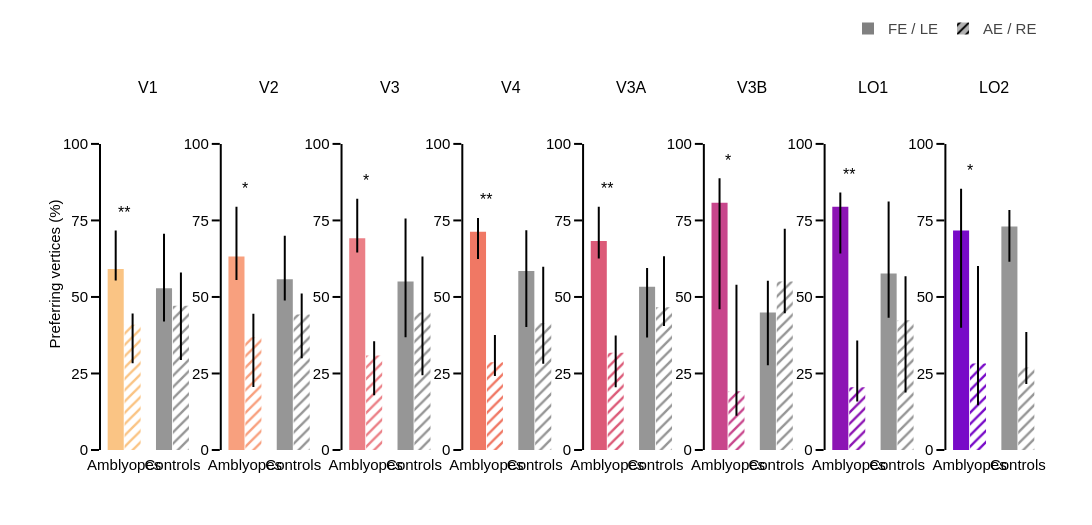

This figure's notebook cell:
### Code cell
bar_figure(df_subjects, ['pref_FE-LE', 'pref_AE-RE'], s_pref, 'Preferring vertices (%)', np.linspace(0, 100, 5), '{:.0f}',
           'od_q1-2_pref_percent', legends=['FE / LE', 'AE / RE'], patterns=['', '/'])

### Figure 1 — Plotly figure (JSON) as saved in the notebook; plotly's stock layout.template omitted (floating-point values rounded to 4 significant figures)
{"data": [{"error_y": {"array": [12.6, 17.76], "arrayminus": [3.71, 10.89], "color": "rgba(0, 0, 0, 1)", "thickness": 2, "type": "data", "visible": true, "width": 0}, "marker": {"color": ["rgb(250, 196, 132)", "rgb(150,150,150)"], "pattern": {"bgcolor": "rgba(0, 0, 0, 0)", "fgcolor": "rgba(0, 0, 0, 1)", "shape": "", "size": 8}}, "offsetgroup": "pref_FE-LE", "showlegend": false, "type": "bar", "x": ["Amblyopes", "Controls"], "xaxis": "x", "y": [59.1, 52.86], "yaxis": "y"}, {"error_y": {"array": [3.71, 10.89], "arrayminus": [12.6, 17.76], "color": "rgba(0, 0, 0, 1)", "thickness": 2, "type": "data", "visible": true, "width": 0}, "marker": {"color": ["rgb(250, 196, 132)", "rgb(150,150,150)"], "pattern": {"bgcolor": "rgba(0, 0, 0, 0)", "fgcolor": "rgba(0, 0, 0, 1)", "shape": "/", "size": 8}}, "offsetgroup": "pref_AE-RE", "showlegend": false, "type": "bar", "x": ["Amblyopes", "Controls"], "xaxis": "x", "y": [40.9, 47.14], "yaxis": "y"}, {"error_y": {"array": [16.24, 14.26], "arrayminus": [7.67, 6.908], "color": "rgba(0, 0, 0, 1)", "thickness": 2, "type": "data", "visible": true, "width": 0}, "marker": {"color": ["rgb(248, 160, 126)", "rgb(150,150,150)"], "pattern": {"bgcolor": "rgba(0, 0, 0, 0)", "fgcolor": "rgba(0, 0, 0, 1)", "shape": "", "size": 8}}, "offsetgroup": "pref_FE-LE", "showlegend": false, "type": "bar", "x": ["Amblyopes", "Controls"], "xaxis": "x2", "y": [63.19, 55.77], "yaxis": "y2"}, {"error_y": {"array": [7.67, 6.908], "arrayminus": [16.24, 14.26], "color": "rgba(0, 0, 0, 1)", "thickness": 2, "type": "data", "visible": true, "width": 0}, "marker": {"color": ["rgb(248, 160, 126)", "rgb(150,150,150)"], "pattern": {"bgcolor": "rgba(0, 0, 0, 0)", "fgcolor": "rgba(0, 0, 0, 1)", "shape": "/", "size": 8}}, "offsetgroup": "pref_AE-RE", "showlegend": false, "type": "bar", "x": ["Amblyopes", "Controls"], "xaxis": "x2", "y": [36.81, 44.23], "yaxis": "y2"}, {"error_y": {"array": [12.94, 20.53], "arrayminus": [4.671, 18.27], "color": "rgba(0, 0, 0, 1)", "thickness": 2, "type": "data", "visible": true, "width": 0}, "marker": {"color": ["rgb(235, 127, 134)", "rgb(150,150,150)"], "pattern": {"bgcolor": "rgba(0, 0, 0, 0)", "fgcolor": "rgba(0, 0, 0, 1)", "shape": "", "size": 8}}, "offsetgroup": "pref_FE-LE", "showlegend": false, "type": "bar", "x": ["Amblyopes", "Controls"], "xaxis": "x3", "y": [69.16, 55.08], "yaxis": "y3"}, {"error_y": {"array": [4.671, 18.27], "arrayminus": [12.94, 20.53], "color": "rgba(0, 0, 0, 1)", "thickness": 2, "type": "data", "visible": true, "width": 0}, "marker": {"color": ["rgb(235, 127, 134)", "rgb(150,150,150)"], "pattern": {"bgcolor": "rgba(0, 0, 0, 0)", "fgcolor": "rgba(0, 0, 0, 1)", "shape": "/", "size": 8}}, "offsetgroup": "pref_AE-RE", "showlegend": false, "type": "bar", "x": ["Amblyopes", "Controls"], "xaxis": "x3", "y": [30.84, 44.92], "yaxis": "y3"}, {"error_y": {"array": [4.48, 13.28], "arrayminus": [8.921, 18.34], "color": "rgba(0, 0, 0, 1)", "thickness": 2, "type": "data", "visible": true, "width": 0}, "marker": {"color": ["rgb(240, 120, 100)", "rgb(150,150,150)"], "pattern": {"bgcolor": "rgba(0, 0, 0, 0)", "fgcolor": "rgba(0, 0, 0, 1)", "shape": "", "size": 8}}, "offsetgroup": "pref_FE-LE", "showlegend": false, "type": "bar", "x": ["Amblyopes", "Controls"], "xaxis": "x4", "y": [71.34, 58.51], "yaxis": "y4"}, {"error_y": {"array": [8.921, 18.34], "arrayminus": [4.48, 13.28], "color": "rgba(0, 0, 0, 1)", "thickness": 2, "type": "data", "visible": true, "width": 0}, "marker": {"color": ["rgb(240, 120, 100)", "rgb(150,150,150)"], "pattern": {"bgcolor": "rgba(0, 0, 0, 0)", "fgcolor": "rgba(0, 0, 0, 1)", "shape": "/", "size": 8}}, "offsetgroup": "pref_AE-RE", "showlegend": false, "type": "bar", "x": ["Amblyopes", "Controls"], "xaxis": "x4", "y": [28.66, 41.49], "yaxis": "y4"}, {"error_y": {"array": [11.22, 6.161], "arrayminus": [5.705, 16.59], "color": "rgba(0, 0, 0, 1)", "thickness": 2, "type": "data", "visible": true, "width": 0}, "marker": {"color": ["rgb(220, 90, 120)", "rgb(150,150,150)"], "pattern": {"bgcolor": "rgba(0, 0, 0, 0)", "fgcolor": "rgba(0, 0, 0, 1)", "shape": "", "size": 8}}, "offsetgroup": "pref_FE-LE", "showlegend": false, "type": "bar", "x": ["Amblyopes", "Controls"], "xaxis": "x5", "y": [68.26, 53.33], "yaxis": "y5"}, {"error_y": {"array": [5.705, 16.59], "arrayminus": [11.22, 6.161], "color": "rgba(0, 0, 0, 1)", "thickness": 2, "type": "data", "visible": true, "width": 0}, "marker": {"color": ["rgb(220, 90, 120)", "rgb(150,150,150)"], "pattern": {"bgcolor": "rgba(0, 0, 0, 0)", "fgcolor": "rgba(0, 0, 0, 1)", "shape": "/", "size": 8}}, "offsetgroup": "pref_AE-RE", "showlegend": false, "type": "bar", "x": ["Amblyopes", "Controls"], "xaxis": "x5", "y": [31.74, 46.67], "yaxis": "y5"}, {"error_y": {"array": [8.012, 10.39], "arrayminus": [34.81, 17.21], "color": "rgba(0, 0, 0, 1)", "thickness": 2, "type": "data", "visible": true, "width": 0}, "marker": {"color": ["rgb(200, 70, 140)", "rgb(150,150,150)"], "pattern": {"bgcolor": "rgba(0, 0, 0, 0)", "fgcolor": "rgba(0, 0, 0, 1)", "shape": "", "size": 8}}, "offsetgroup": "pref_FE-LE", "showlegend": false, "type": "bar", "x": ["Amblyopes", "Controls"], "xaxis": "x6", "y": [80.79, 44.93], "yaxis": "y6"}, {"error_y": {"array": [34.81, 17.21], "arrayminus": [8.012, 10.39], "color": "rgba(0, 0, 0, 1)", "thickness": 2, "type": "data", "visible": true, "width": 0}, "marker": {"color": ["rgb(200, 70, 140)", "rgb(150,150,150)"], "pattern": {"bgcolor": "rgba(0, 0, 0, 0)", "fgcolor": "rgba(0, 0, 0, 1)", "shape": "/", "size": 8}}, "offsetgroup": "pref_AE-RE", "showlegend": false, "type": "bar", "x": ["Amblyopes", "Controls"], "xaxis": "x6", "y": [19.21, 55.07], "yaxis": "y6"}, {"error_y": {"array": [4.611, 23.57], "arrayminus": [15.29, 14.41], "color": "rgba(0, 0, 0, 1)", "thickness": 2, "type": "data", "visible": true, "width": 0}, "marker": {"color": ["rgb(140, 20, 180)", "rgb(150,150,150)"], "pattern": {"bgcolor": "rgba(0, 0, 0, 0)", "fgcolor": "rgba(0, 0, 0, 1)", "shape": "", "size": 8}}, "offsetgroup": "pref_FE-LE", "showlegend": false, "type": "bar", "x": ["Amblyopes", "Controls"], "xaxis": "x7", "y": [79.5, 57.64], "yaxis": "y7"}, {"error_y": {"array": [15.29, 14.41], "arrayminus": [4.611, 23.57], "color": "rgba(0, 0, 0, 1)", "thickness": 2, "type": "data", "visible": true, "width": 0}, "marker": {"color": ["rgb(140, 20, 180)", "rgb(150,150,150)"], "pattern": {"bgcolor": "rgba(0, 0, 0, 0)", "fgcolor": "rgba(0, 0, 0, 1)", "shape": "/", "size": 8}}, "offsetgroup": "pref_AE-RE", "showlegend": false, "type": "bar", "x": ["Amblyopes", "Controls"], "xaxis": "x7", "y": [20.5, 42.36], "yaxis": "y7"}, {"error_y": {"array": [13.61, 5.418], "arrayminus": [31.83, 11.55], "color": "rgba(0, 0, 0, 1)", "thickness": 2, "type": "data", "visible": true, "width": 0}, "marker": {"color": ["rgb(120, 10, 200)", "rgb(150,150,150)"], "pattern": {"bgcolor": "rgba(0, 0, 0, 0)", "fgcolor": "rgba(0, 0, 0, 1)", "shape": "", "size": 8}}, "offsetgroup": "pref_FE-LE", "showlegend": false, "type": "bar", "x": ["Amblyopes", "Controls"], "xaxis": "x8", "y": [71.74, 73.03], "yaxis": "y8"}, {"error_y": {"array": [31.83, 11.55], "arrayminus": [13.61, 5.418], "color": "rgba(0, 0, 0, 1)", "thickness": 2, "type": "data", "visible": true, "width": 0}, "marker": {"color": ["rgb(120, 10, 200)", "rgb(150,150,150)"], "pattern": {"bgcolor": "rgba(0, 0, 0, 0)", "fgcolor": "rgba(0, 0, 0, 1)", "shape": "/", "size": 8}}, "offsetgroup": "pref_AE-RE", "showlegend": false, "type": "bar", "x": ["Amblyopes", "Controls"], "xaxis": "x8", "y": [28.26, 26.97], "yaxis": "y8"}, {"marker": {"color": "rgba(128,128,128,1)", "pattern": {"bgcolor": "rgba(0, 0, 0, 0.3)", "fgcolor": "rgba(0, 0, 0, 1)", "shape": "", "size": 8}}, "name": "FE / LE", "showlegend": true, "type": "bar", "x": [null], "xaxis": "x", "y": [null], "yaxis": "y"}, {"marker": {"color": "rgba(128,128,128,1)", "pattern": {"bgcolor": "rgba(0, 0, 0, 0.3)", "fgcolor": "rgba(0, 0, 0, 1)", "shape": "/", "size": 8}}, "name": "AE / RE", "showlegend": true, "type": "bar", "x": [null], "xaxis": "x", "y": [null], "yaxis": "y"}], "layout": {"annotations": [{"font": {"size": 16}, "showarrow": false, "text": "V1", "x": 0.05128, "xanchor": "center", "xref": "paper", "y": 1, "yanchor": "bottom", "yref": "paper"}, {"font": {"size": 16}, "showarrow": false, "text": "V2", "x": 0.1795, "xanchor": "center", "xref": "paper", "y": 1, "yanchor": "bottom", "yref": "paper"}, {"font": {"size": 16}, "showarrow": false, "text": "V3", "x": 0.3077, "xanchor": "center", "xref": "paper", "y": 1, "yanchor": "bottom", "yref": "paper"}, {"font": {"size": 16}, "showarrow": false, "text": "V4", "x": 0.4359, "xanchor": "center", "xref": "paper", "y": 1, "yanchor": "bottom", "yref": "paper"}, {"font": {"size": 16}, "showarrow": false, "text": "V3A", "x": 0.5641, "xanchor": "center", "xref": "paper", "y": 1, "yanchor": "bottom", "yref": "paper"}, {"font": {"size": 16}, "showarrow": false, "text": "V3B", "x": 0.6923, "xanchor": "center", "xref": "paper", "y": 1, "yanchor": "bottom", "yref": "paper"}, {"font": {"size": 16}, "showarrow": false, "text": "LO1", "x": 0.8205, "xanchor": "center", "xref": "paper", "y": 1, "yanchor": "bottom", "yref": "paper"}, {"font": {"size": 16}, "showarrow": false, "text": "LO2", "x": 0.9487, "xanchor": "center", "xref": "paper", "y": 1, "yanchor": "bottom", "yref": "paper"}, {"font": {"color": "black", "size": 16}, "showarrow": false, "text": "**", "x": 0, "xref": "x", "y": 74.19, "yanchor": "bottom", "yref": "y"}, {"font": {"color": "black", "size": 16}, "showarrow": false, "text": "", "x": 1, "xref": "x", "y": 73.12, "yanchor": "bottom", "yref": "y"}, {"font": {"color": "black", "size": 16}, "showarrow": false, "text": "*", "x": 0, "xref": "x2", "y": 81.93, "yanchor": "bottom", "yref": "y2"}, {"font": {"color": "black", "size": 16}, "showarrow": false, "text": "", "x": 1, "xref": "x2", "y": 72.53, "yanchor": "bottom", "yref": "y2"}, {"font": {"color": "black", "size": 16}, "showarrow": false, "text": "*", "x": 0, "xref": "x3", "y": 84.59, "yanchor": "bottom", "yref": "y3"}, {"font": {"color": "black", "size": 16}, "showarrow": false, "text": "", "x": 1, "xref": "x3", "y": 78.11, "yanchor": "bottom", "yref": "y3"}, {"font": {"color": "black", "size": 16}, "showarrow": false, "text": "**", "x": 0, "xref": "x4", "y": 78.31, "yanchor": "bottom", "yref": "y4"}, {"font": {"color": "black", "size": 16}, "showarrow": false, "text": "", "x": 1, "xref": "x4", "y": 74.29, "yanchor": "bottom", "yref": "y4"}, {"font": {"color": "black", "size": 16}, "showarrow": false, "text": "**", "x": 0, "xref": "x5", "y": 81.98, "yanchor": "bottom", "yref": "y5"}, {"font": {"color": "black", "size": 16}, "showarrow": false, "text": "", "x": 1, "xref": "x5", "y": 65.76, "yanchor": "bottom", "yref": "y5"}, {"font": {"color": "black", "size": 16}, "showarrow": false, "text": "*", "x": 0, "xref": "x6", "y": 91.31, "yanchor": "bottom", "yref": "y6"}, {"font": {"color": "black", "size": 16}, "showarrow": false, "text": "", "x": 1, "xref": "x6", "y": 74.78, "yanchor": "bottom", "yref": "y6"}, {"font": {"color": "black", "size": 16}, "showarrow": false, "text": "**", "x": 0, "xref": "x7", "y": 86.61, "yanchor": "bottom", "yref": "y7"}, {"font": {"color": "black", "size": 16}, "showarrow": false, "text": "", "x": 1, "xref": "x7", "y": 83.71, "yanchor": "bottom", "yref": "y7"}, {"font": {"color": "black", "size": 16}, "showarrow": false, "text": "*", "x": 0, "xref": "x8", "y": 87.86, "yanchor": "bottom", "yref": "y8"}, {"font": {"color": "black", "size": 16}, "showarrow": false, "text": "", "x": 1, "xref": "x8", "y": 80.94, "yanchor": "bottom", "yref": "y8"}], "bargap": 0.3, "bargroupgap": 0.05, "barmode": "group", "height": 525, "legend": {"bgcolor": "rgba(0, 0, 0, 0)", "font": {"family": "Arial", "size": 15}, "itemwidth": 30, "orientation": "h", "traceorder": "normal", "x": 1, "xanchor": "right", "y": 1.15, "yanchor": "bottom"}, "margin": {"b": 75, "l": 100, "r": 50, "t": 90}, "shapes": [{"line": {"color": "rgba(0, 0, 0, 1)", "width": 2}, "type": "line", "x0": 0, "x1": 0, "xref": "x domain", "y0": 0, "y1": 100, "yref": "y"}, {"line": {"color": "rgba(0, 0, 0, 1)", "width": 2}, "type": "line", "x0": 0, "x1": 0, "xref": "x2 domain", "y0": 0, "y1": 100, "yref": "y2"}, {"line": {"color": "rgba(0, 0, 0, 1)", "width": 2}, "type": "line", "x0": 0, "x1": 0, "xref": "x3 domain", "y0": 0, "y1": 100, "yref": "y3"}, {"line": {"color": "rgba(0, 0, 0, 1)", "width": 2}, "type": "line", "x0": 0, "x1": 0, "xref": "x4 domain", "y0": 0, "y1": 100, "yref": "y4"}, {"line": {"color": "rgba(0, 0, 0, 1)", "width": 2}, "type": "line", "x0": 0, "x1": 0, "xref": "x5 domain", "y0": 0, "y1": 100, "yref": "y5"}, {"line": {"color": "rgba(0, 0, 0, 1)", "width": 2}, "type": "line", "x0": 0, "x1": 0, "xref": "x6 domain", "y0": 0, "y1": 100, "yref": "y6"}, {"line": {"color": "rgba(0, 0, 0, 1)", "width": 2}, "type": "line", "x0": 0, "x1": 0, "xref": "x7 domain", "y0": 0, "y1": 100, "yref": "y7"}, {"line": {"color": "rgba(0, 0, 0, 1)", "width": 2}, "type": "line", "x0": 0, "x1": 0, "xref": "x8 domain", "y0": 0, "y1": 100, "yref": "y8"}], "width": 2100, "xaxis": {"anchor": "y", "autorange": true, "domain": [0, 0.1026], "linecolor": "rgba(255,255,255,0)", "range": [-0.5, 1.5], "showline": true, "tickangle": 0, "ticklen": 0, "type": "category"}, "xaxis2": {"anchor": "y2", "autorange": true, "domain": [0.1282, 0.2308], "linecolor": "rgba(255,255,255,0)", "range": [-0.5, 1.5], "showline": true, "tickangle": 0, "ticklen": 0, "type": "category"}, "xaxis3": {"anchor": "y3", "autorange": true, "domain": [0.2564, 0.359], "linecolor": "rgba(255,255,255,0)", "range": [-0.5, 1.5], "showline": true, "tickangle": 0, "ticklen": 0, "type": "category"}, "xaxis4": {"anchor": "y4", "autorange": true, "domain": [0.3846, 0.4872], "linecolor": "rgba(255,255,255,0)", "range": [-0.5, 1.5], "showline": true, "tickangle": 0, "ticklen": 0, "type": "category"}, "xaxis5": {"anchor": "y5", "autorange": true, "domain": [0.5128, 0.6154], "linecolor": "rgba(255,255,255,0)", "range": [-0.5, 1.5], "showline": true, "tickangle": 0, "ticklen": 0, "type": "category"}, "xaxis6": {"anchor": "y6", "autorange": true, "domain": [0.641, 0.7436], "linecolor": "rgba(255,255,255,0)", "range": [-0.5, 1.5], "showline": true, "tickangle": 0, "ticklen": 0, "type": "category"}, "xaxis7": {"anchor": "y7", "autorange": true, "domain": [0.7692, 0.8718], "linecolor": "rgba(255,255,255,0)", "range": [-0.5, 1.5], "showline": true, "tickangle": 0, "ticklen": 0, "type": "category"}, "xaxis8": {"anchor": "y8", "autorange": true, "domain": [0.8974, 1.0], "linecolor": "rgba(255,255,255,0)", "range": [-0.5, 1.5], "showline": true, "tickangle": 0, "ticklen": 0, "type": "category"}, "yaxis": {"anchor": "x", "domain": [0, 1], "range": [0, 115], "showline": false, "showticklabels": true, "ticktext": ["0", "25", "50", "75", "100"], "tickvals": [0, 25, 50, 75, 100], "title": {"text": "Preferring vertices (%)"}, "type": "linear"}, "yaxis2": {"anchor": "x2", "domain": [0, 1], "range": [0, 115], "showline": false, "showticklabels": true, "ticktext": ["0", "25", "50", "75", "100"], "tickvals": [0, 25, 50, 75, 100], "type": "linear"}, "yaxis3": {"anchor": "x3", "domain": [0, 1], "range": [0, 115], "showline": false, "showticklabels": true, "ticktext": ["0", "25", "50", "75", "100"], "tickvals": [0, 25, 50, 75, 100], "type": "linear"}, "yaxis4": {"anchor": "x4", "domain": [0, 1], "range": [0, 115], "showline": false, "showticklabels": true, "ticktext": ["0", "25", "50", "75", "100"], "tickvals": [0, 25, 50, 75, 100], "type": "linear"}, "yaxis5": {"anchor": "x5", "domain": [0, 1], "range": [0, 115], "showline": false, "showticklabels": true, "ticktext": ["0", "25", "50", "75", "100"], "tickvals": [0, 25, 50, 75, 100], "type": "linear"}, "yaxis6": {"anchor": "x6", "domain": [0, 1], "range": [0, 115], "showline": false, "showticklabels": true, "ticktext": ["0", "25", "50", "75", "100"], "tickvals": [0, 25, 50, 75, 100], "type": "linear"}, "yaxis7": {"anchor": "x7", "domain": [0, 1], "range": [0, 115], "showline": false, "showticklabels": true, "ticktext": ["0", "25", "50", "75", "100"], "tickvals": [0, 25, 50, 75, 100], "type": "linear"}, "yaxis8": {"anchor": "x8", "domain": [0, 1], "range": [0, 115], "showline": false, "showticklabels": true, "ticktext": ["0", "25", "50", "75", "100"], "tickvals": [0, 25, 50, 75, 100], "type": "linear"}}}
